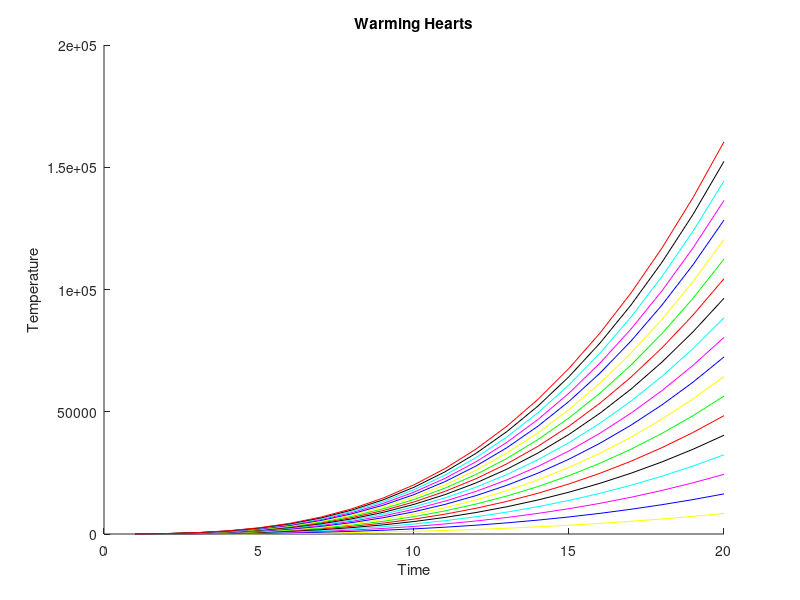

This figure's MATLAB source:
% Written by Joe Doe

%% Preface
% This code was written as an example to demonstrate the power of MATLAB
% programming. It is written to a poem titled 'Warming Hearts' by Unknown

%% Main

% Create empty matrix
A = zeros(20);

% Iterate through rows
for i = 1:20
    % Iterate through columns
    for j = 1:20
        % Calculate the value at each iteration
        A(i,j) = ((i*j)+1)*j^2 + (i-1);
    end
end

% Setup plot
figure;
hold on;

% Create an array of colors
colors = ['g' 'y' 'b' 'm' 'c' 'k' 'r'];

% Iterate through each row
for i = 1:20
    % Plot the values for each row with a different color
    plot(A(i,:),'Color',colors(mod(i,7)+1));
end

% Label the plot
title('Warming Hearts');
xlabel('Time');
ylabel('Temperature');

%% Ending

% This code was written to demonstrate the power of MATLAB programming.
% Similarly, you can use MATLAB to solve complex problems in a concise
% manner. So, the next time you face a challenge, consider MATLAB!